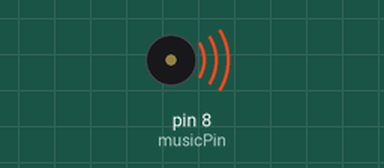
Recording of a sketch running on a simulated Arduino Uno, built with avr-gcc and run on an emulated ATmega328P. Parts: buzzer (waves = sounding).

Above: at 0.8 s.
Timing chart, 0 to 9.0 s (numbered marks = the images above):
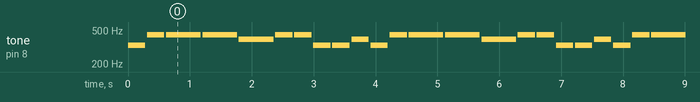

Measured:
- by itself, tone on pin 8 (musicPin): repeats every 3.9 s: silent 0.03 s, 440 Hz 0.28 s, 2 × (silent 0.03 s, 440 Hz 0.56 s), silent 0.03 s, 392 Hz 0.56 s, 2 × (silent 0.03 s, 440 Hz 0.28 s), 2 × (silent 0.03 s, 330 Hz 0.28 s), silent 0.03 s, 392 Hz 0.28 s, silent 0.03 s, 330 Hz 0.28 s

The sketch:

GreenLightRedLight.ino
```cpp
int musicPin = 8;

// green light red light theme
char notes[] = "eaaagaaeeg";
int songLength = strlen(notes);
int beats[] = {1, 1, 2, 2, 2, 1, 1, 1, 1, 1};
int tempo = 280; // how fast
int t_duration;

void setup() {
  pinMode(musicPin, OUTPUT);
}

void loop() {
    play_theme();
}

int frequency(char note)
{
  char names[] = {'c', 'd', 'e', 'f', 'g', 'a', 'b', 'C', 'D', 'E'};
  int numNotes = strlen(names);
  int frequencies[] = {262, 294, 330, 349, 392, 440, 494, 523, 587, 659};

  for (int i = 0; i < numNotes; i++)
  {
    if (names[i] == note)
    {
      return (frequencies[i]);
    }
  }

  return 0;
}

void play_theme()
{
  // loop through song
  for (int i = 0; i < songLength; i++)
  {
    t_duration = beats[i] * tempo;

    // pause sound
    if (notes[i] == ' ')
    {
      delay(t_duration);
    }

    // play sound
    else
    {
      tone(musicPin, frequency(notes[i]), t_duration);
      delay(t_duration);
    }

    // brief pause between notes
    delay(tempo / 10);
  }
}
```
